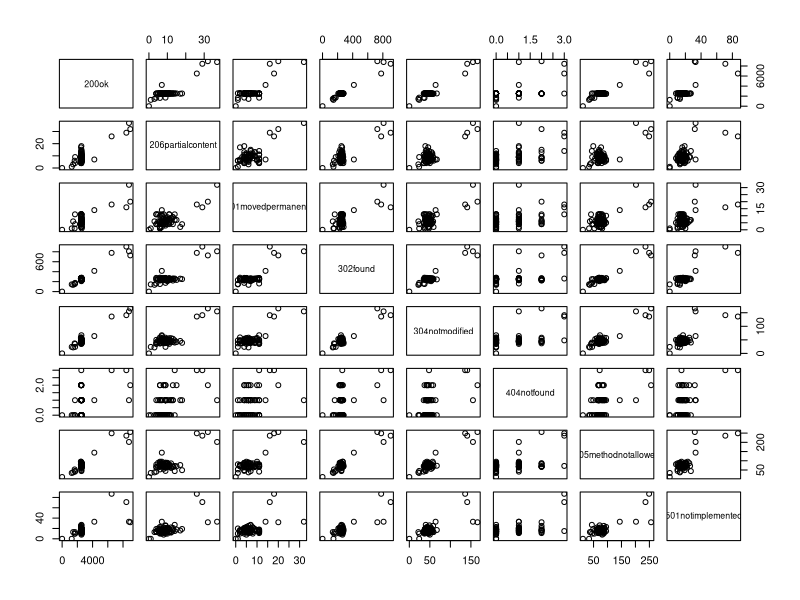
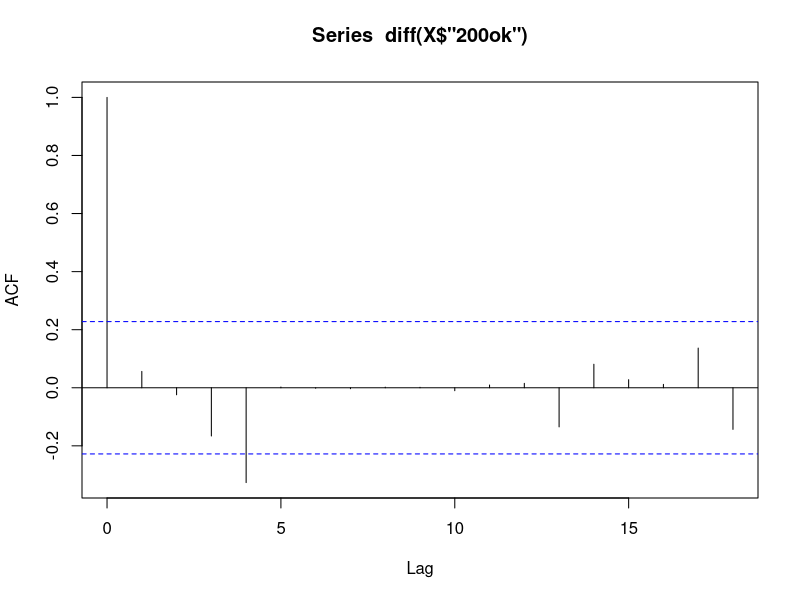
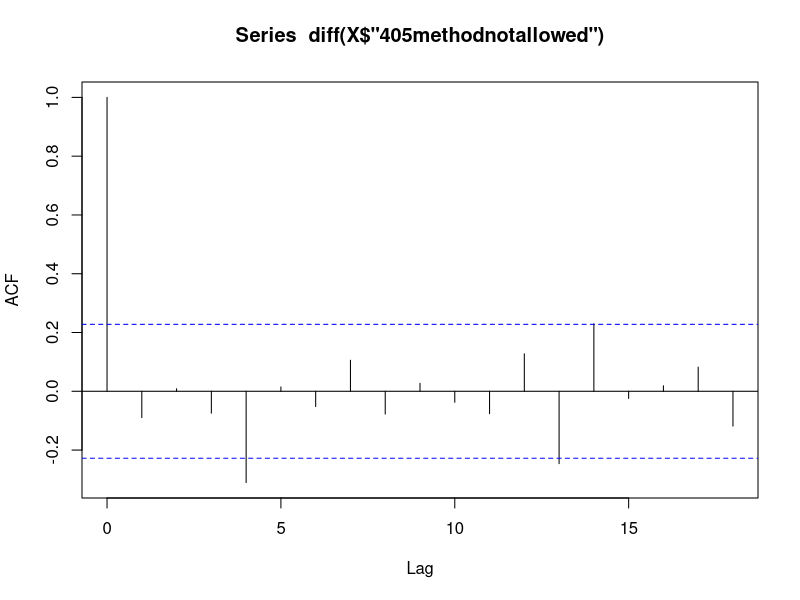
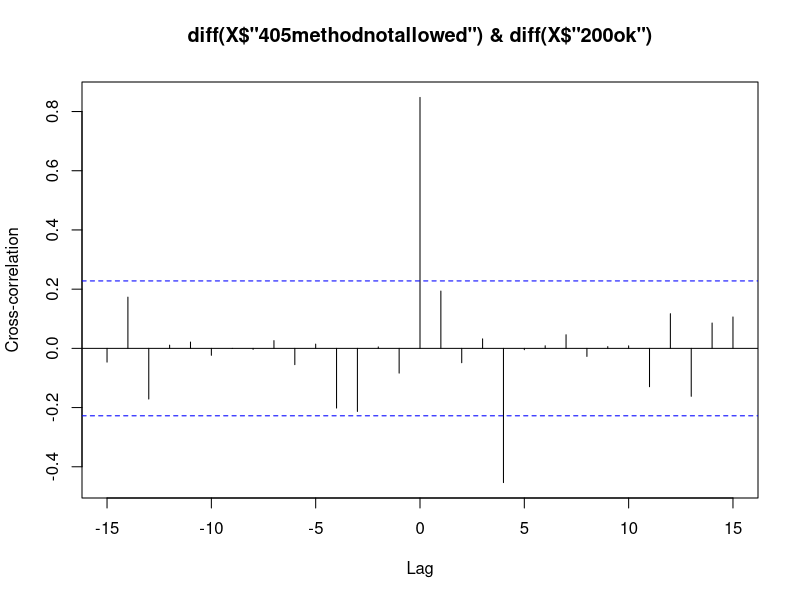
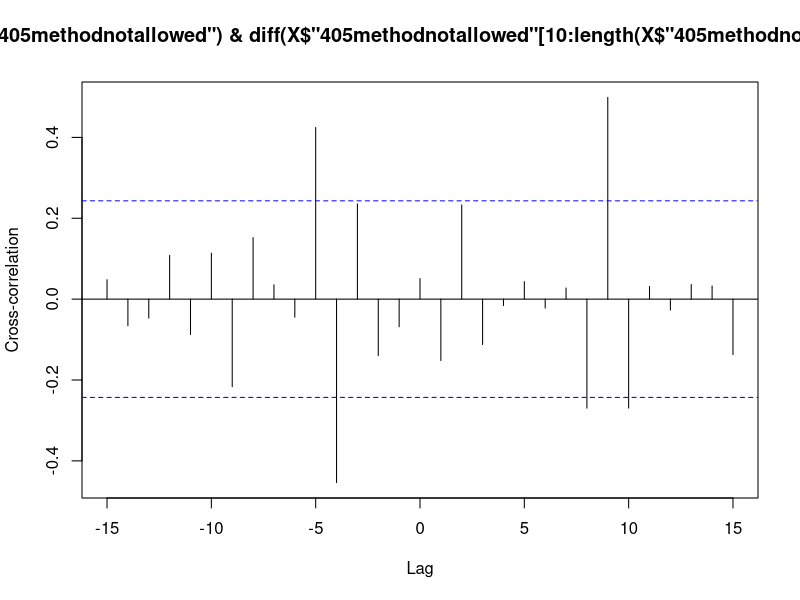

The R source for these figures, in order:
rm(list=ls()) #Remove any objects

library(fBasics)
library(sqldf)

#Import failed requests file, using standard delimeter in Hive
failedRequests <- read.table("FailedRequestsByDay.txt",sep="")

#Add column headings
colnames(failedRequests) <- c("Date","FailedRequestsRatio")
stdev <- sd(failedRequests$FailedRequestsRatio) #calculate the standard deviation
avg <- mean(failedRequests$FailedRequestsRatio) #calculate the average
avgPlus2Stdev <- avg + 2*stdev #mean plus 2 standard deviations

#Identify the days that had failed requests in excess of 2X the standard deviation
failedRequests[failedRequests[,2]>avgPlus2Stdev,]

#Produce a plot and save it as a PDF
pdf("PlotOfFailedRequestRatioSeries.pdf")
plot(failedRequests[,2],type='l',main="Ratio of Failed Server Requests to Successful Requests by Day"
     ,xlab="Day",ylab="Ratio of Failed Requests to Successful Requests")
lines(rep(avg,length(failedRequests[,2])))
lines(rep(avgPlus2Stdev,length(failedRequests[,2])),lty=2)
legend("topright",c("Average","2 X Standard Deviation"),lty=c(1,2))
dev.off()

#Create autocorrelation plot to test for seasonality or other autocorrelation effects
pdf("FaileRequestsAutoCorrelation.pdf")
acfPlot(failedRequests[,2],lag.max=60)
dev.off()



#Import summed status code frequencies grouped by day
statusFrequencies <- read.table("SummedStatusByDay.txt",sep="")
statusFrequenciesNumeric <- statusFrequencies[-1,4:length(statusFrequencies)]

#Copy headers from Hive and paste them here.
colnames(statusFrequenciesNumeric) <- c("100continue","101switchingprotocols","102processing","200ok","201created","202accepted","203nonauthoritativeinformation","204nocontent","205resetcontent","206partialcontent","207multistatus","208alreadyreported","226imused","300multiplechoices","301movedpermanently","302found","303seeother","304notmodified","305useproxy","306switchproxy","307temporaryredirect","308permanentredirect","400badrequest401unauthorized","402paymentrequired","403forbidden","404notfound","405methodnotallowed","406notacceptable","407proxyauthenticationrequired","408requesttimeout","409conflict","410gone","411lengthrequired","412preconditionfailed","413requestentitytoolarge","414requesturitoolong","415unsupportedmediatype","416requestedrangenotsatisfiable","417expectationfailed","418imateapot","420enhanceyourcalm","422unprocessableentity","423locked","424faileddependency","424methodfailure","425unorderedcollection","426upgraderequired","428preconditionrequired","429toomanyrequests","431requestheaderfieldstoolarge","444noresponse","449retrywith","450blockedbywindowsparentalcontrols","451unavailableforlegalreasonsorredirect","494requestheadertoolarge","495certerror","496nocert","497httptohttps","499clientclosedrequest","500internalservererror","501notimplemented","502badgateway","503serviceunavailable","504gatewaytimeout","505httpversionnotsupported","506variantalsonegotiates","507insufficientstorage","508loopdetected","509bandwidthlimitexceeded","510notextended","511networkauthenticationrequired","598networkreadtimeouterror","599networkconnecttimeouterror")


colSums <- apply(statusFrequenciesNumeric,2,sum)
nonEmptyCols <- which(colSums>0)
str(nonEmptyCols)

X <- statusFrequenciesNumeric[,which(colSums>0)]
plot(X)

cor(X)

acf(diff(X$"200ok"))
acf(diff(X$"405methodnotallowed"))
ccf(y=diff(X$"200ok"),x=diff(X$"405methodnotallowed"),ylab="Cross-correlation")
ccf(y=diff(X$"405methodnotallowed"[10:length(X$"405methodnotallowed")]),x=diff(X$"405methodnotallowed"),ylab="Cross-correlation")


#ts200ok <- ts(X$"200ok",frequency=12)
#ts200ok.stl <- stl(ts200ok,s.window=5)
#plot(ts200ok.stl)

?ts
?stl
?arima
?ccf
